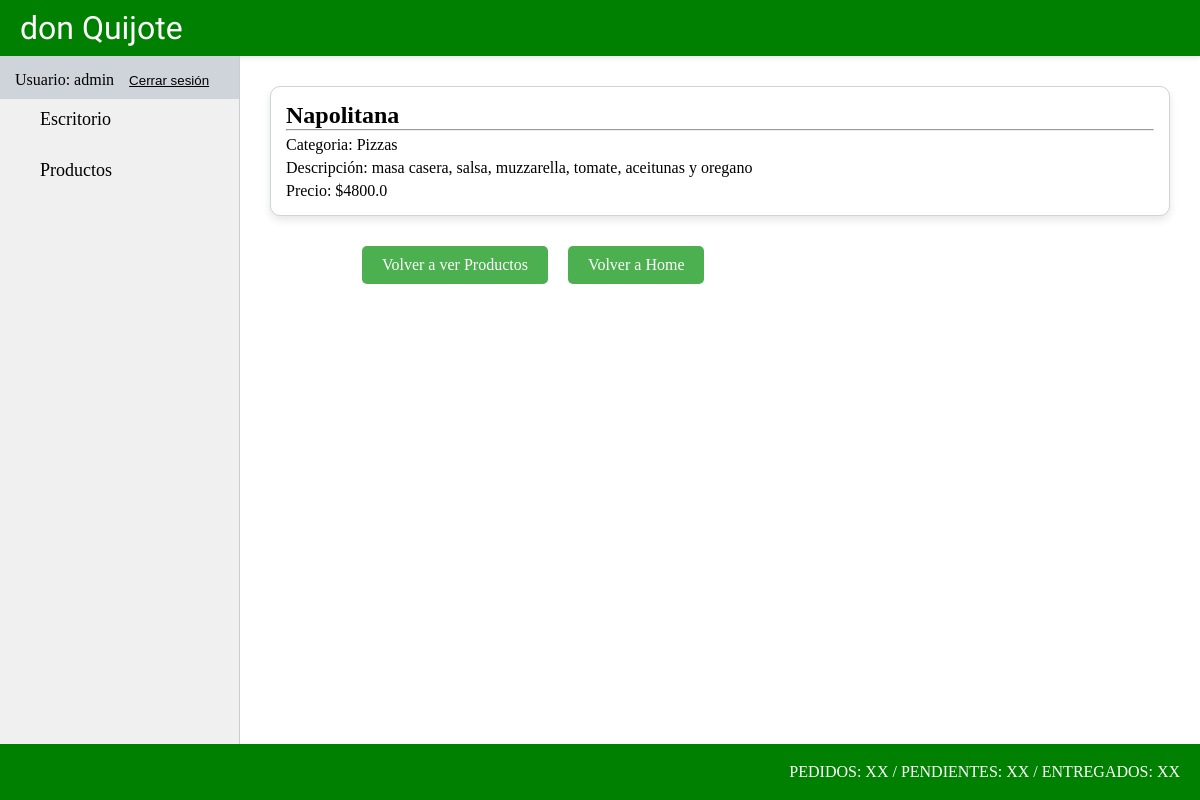
/producto/producto/detail/11 (signed in), run on an earlier commit of the app's database.
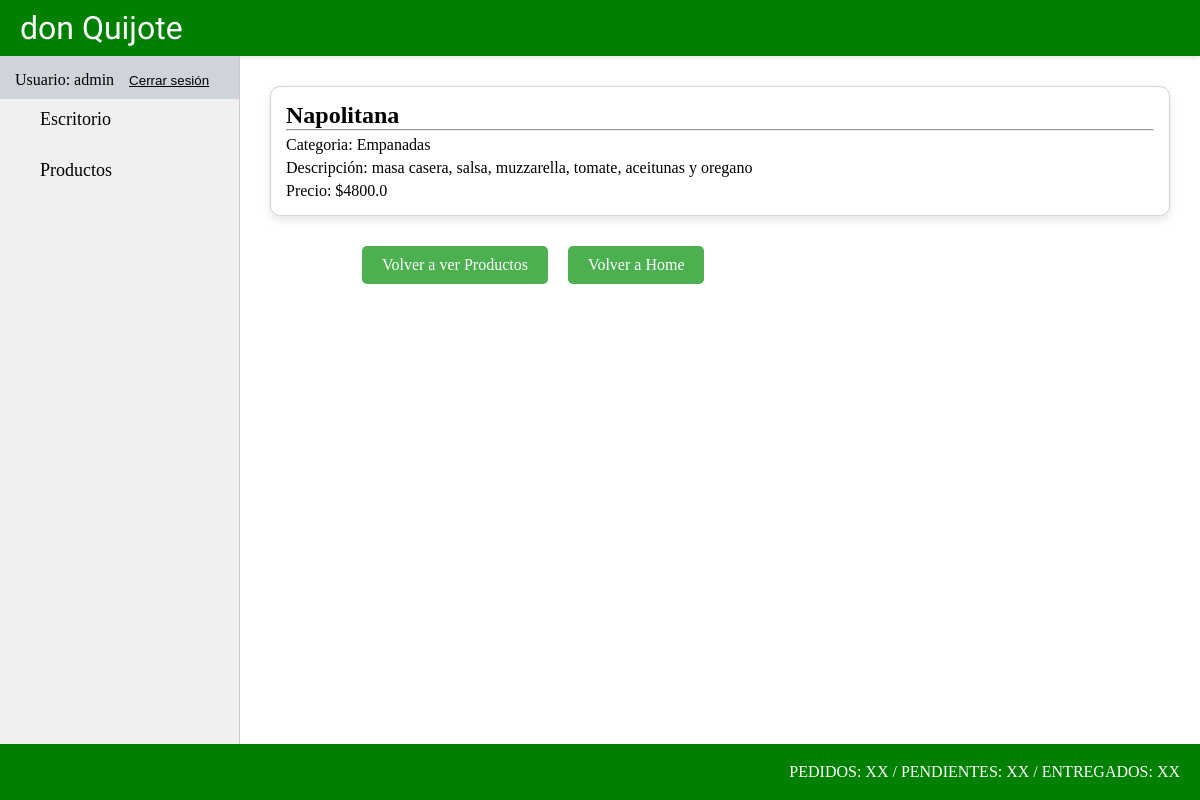
And on a later commit of the database.
### producto/models.py (models this page shows, shortened)
class Producto(models.Model):
    nombre = models.CharField(max_length=50)
    descripcion = models.CharField(max_length=200)
    precio = models.FloatField()
    categoria_id = models.ForeignKey(ProductoCategoria, on_delete=models.CASCADE)

class ProductoCategoria(models.Model):
    nombre = models.CharField(max_length=50)
    def __str__(self):
        return f"{self.nombre}"

### producto/views.py (the view)
# urls.py: path("producto/detail/<int:pk>", views.ProductoDetail.as_view(), name="producto_detail"),
class ProductoDetail(LoginRequiredMixin, DetailView):
    model = models.Producto

### producto/templates/producto/producto_detail.html
{% extends 'core/base.html' %}
{% block section %}
    <div class="card-categoria">
        <h1>{{ object.nombre }}</h1>
        <hr>
        <p class="detalle-producto">Categoria: {{ object.categoria_id }}</p>
        <p class="detalle-producto">Descripción: {{ object.descripcion }}</p>
        <p class="detalle-producto">Precio: ${{ object.precio }}</p>
    </div>
    <div class="container-link-crud-productos">
        <a class="link-crud-productos" href="{% url 'producto:home' %}">Volver a ver Productos</a>
        <a class="link-crud-productos" href="{% url 'core:home' %}">Volver a Home</a>
    </div>
{% endblock section %}

What changed in the data, as far as the page shows it:
changed Producto "Napolitana": categoria_id "Pizzas" → "Empanadas"
